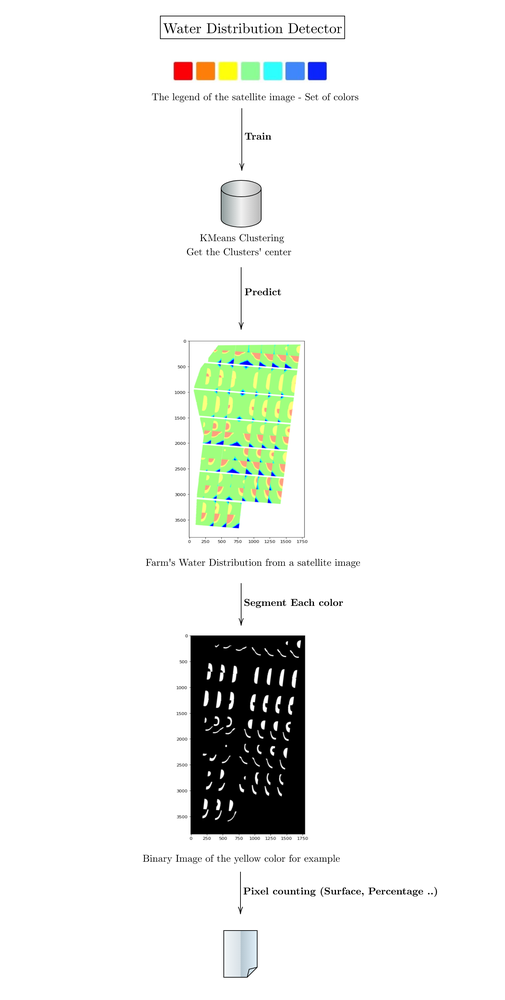
#> input picture Scheme.png, 505 x 1000 px, shrunk from 1512 x 2994 before the run, given in place of colors.png, which was not available
$ python main.py
#> lines starting #> are read from the running program, lines starting #| are printed output that depends on the picture; after the words box and inside, x2 and y2 are one past the last pixel; in counts of white or black regions, pixels touching at a corner belong together; pictures that were not available may be replaced by others from this repository, and a replacement may not be noted
from sklearn.cluster import KMeans
import numpy as np
import matplotlib.pyplot as plt
import cv2
import pandas as pd
import glob
import os
from skimage import morphology

square = np.ones((3,3))

def prepare_image(img):
  '''
  This function extracts, from an image of size (n,p), the 3 channels RGB and concatenate them as features in a new matrix of size (n*p , 3)
  '''
  # la transformer en grayscale
  gray = cv2.cvtColor(img, cv2.COLOR_BGR2GRAY)
  rouge = img[:,:,0]
  vert = img[:,:,1]
  bleu = img[:,:,2]

  # For Kmeans Segmentation
  n,p = gray.shape
  size = n * p
  R = rouge.flatten()
  G = vert.flatten()
  B= bleu.flatten()

  R = np.reshape(R, (size,1))
  G = np.reshape(G, (size,1))
  B = np.reshape(B, (size,1))

  image = np.concatenate((R,G,B), axis=1)
  return image

def segment_image(img, colors):
  '''This function segment the original image based on a set of colors (legend)'''

  kmeans = KMeans(n_clusters=7, n_init=10, random_state=1)
  train = prepare_image(colors)
  test = prepare_image(img)

  # Here we train the KMeans model using the set of colors (legend)
  model = kmeans.fit(train)
  labels_test = model.predict(test)

  # Here we restore the original shape of the segmented images (both the legend and the original image)
  segmented_test = np.reshape(labels_test, img.shape[:2])
  segmented_train = np.reshape(model.labels_, colors.shape[:2])

  # Here we fix the colors displayed in the legend to have a correct mapping between the colors of clusters returned by KMeans and the colors of the original image
  blue_c = segmented_train[100,0]
  light_blue_c = segmented_train[200,0]
  green_c = segmented_train[400,0]
  yellow_c = segmented_train[600,0]
  red_c = segmented_train[800,0]
  background_c = segmented_train[0,200]
  black_c = segmented_train[900,100]

  # Here, we seperate the clusters (colors) from the segmented image. Each sub-image contains a certain color.
  all_parcel = morphology.binary_opening(((segmented_test == background_c) | (segmented_test == black_c)) ==0)
  green = segmented_test == green_c
  red = segmented_test == red_c
  light_blue = segmented_test == light_blue_c
  yellow = segmented_test == yellow_c
  blue = segmented_test == blue_c
  black = segmented_test == black_c

  # return all the sub-images as a list
  return [all_parcel, green, blue, light_blue, red, yellow, black]


def calcul_surface(images):
  '''
  This function calculates the surface using the list of sub-images
  '''
  black = np.sum(images[6])
  scale = 625 / black

  surfaces = []
  for img in images :
    surfaces.append(np.sum(img)*scale* 0.0001)

  return surfaces

def calcul_percentage(images):
  '''
  This function calculates the percentages of each color considering the total surface of the farm
  '''
  percentages = []
  surfaces = calcul_surface(images)
  S_all_parcel = surfaces[0]

  for img in surfaces[1:6]:
    percentages.append(np.round((img) / S_all_parcel , 3))
  return percentages

colors = cv2.imread('colors.png')
#> colors is the input picture: shape (1000, 505, 3); mean B, G, R 238.2, 241.4, 239.3
colors = cv2.cvtColor(colors, cv2.COLOR_BGR2RGB)

# Automate the process for all the images, save the data in an Excel file and return it to the user
for map in glob.glob('/content/*.png'):
  base = os.path.basename(map)
  name = os.path.splitext(base)[0]
  if name != 'colors' :
    img2 = cv2.imread(name +'.png')
    img2 = cv2.cvtColor(img2, cv2.COLOR_BGR2RGB)

    images = segment_image(img2, colors)
#> in prepare_image, `gray = cv2.cvtColor(img, cv2.COLOR_BGR2GRAY)`:
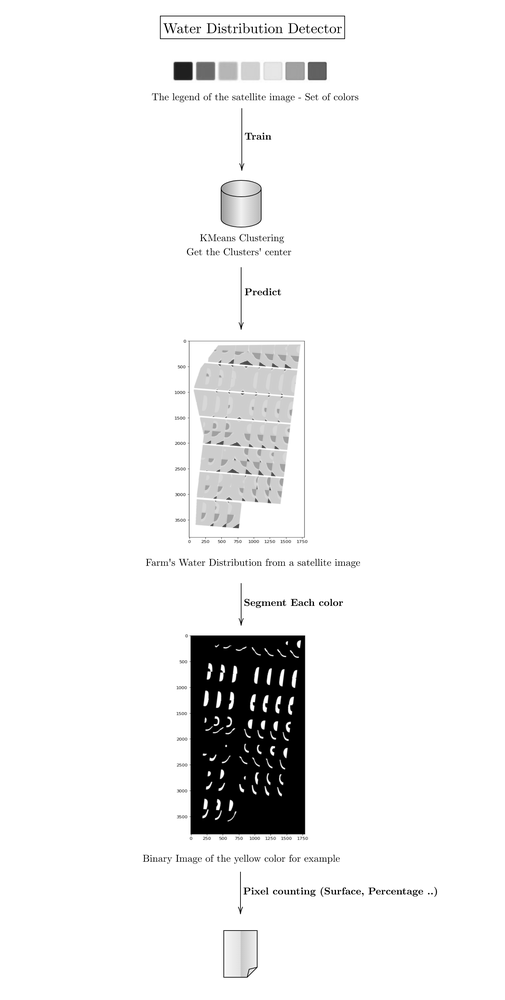
#> gray: shape (1000, 505); min 0, max 255, mean 240.2
#> in prepare_image, `rouge = img[:,:,0]`:
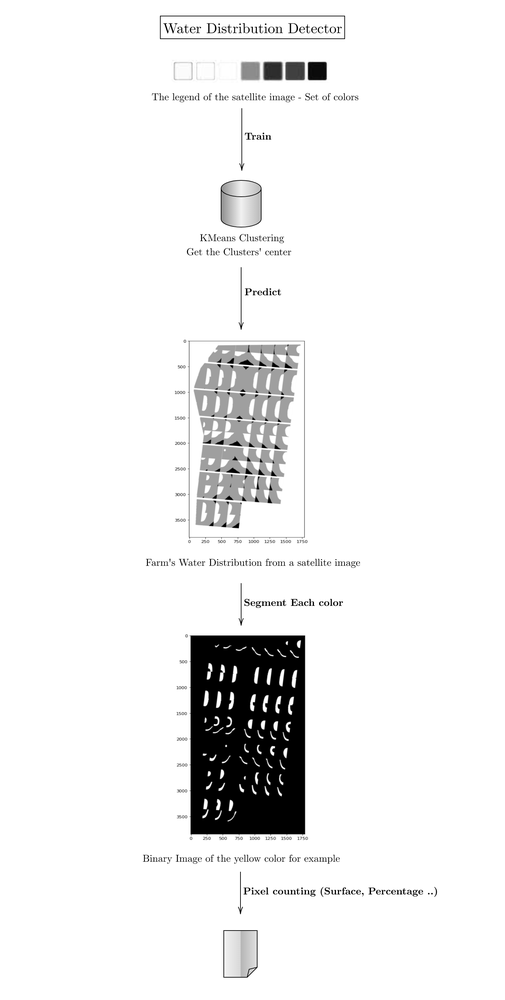
#> rouge: shape (1000, 505); min 0, max 255, mean 239.3
#> in prepare_image, `vert = img[:,:,1]`:
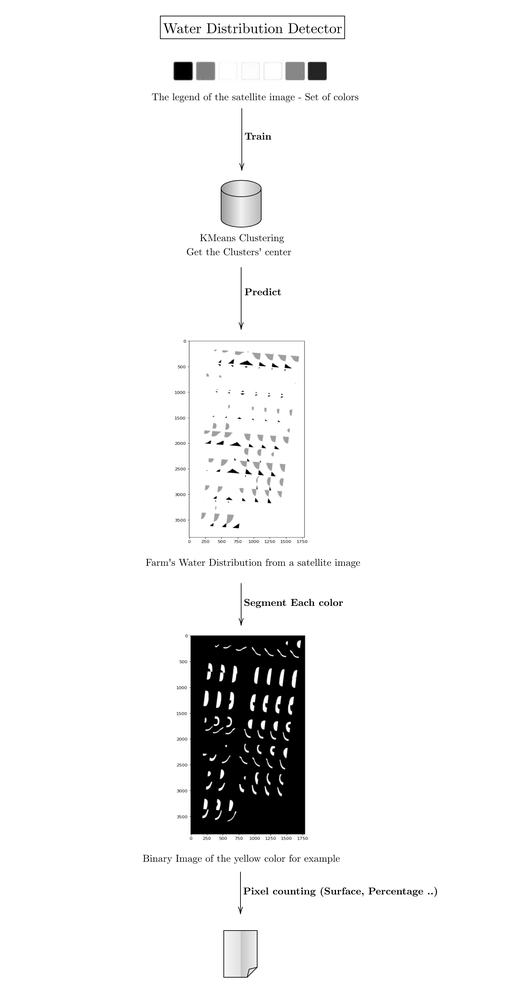
#> vert: shape (1000, 505); min 0, max 255, mean 241.4
#> in prepare_image, `bleu = img[:,:,2]`:
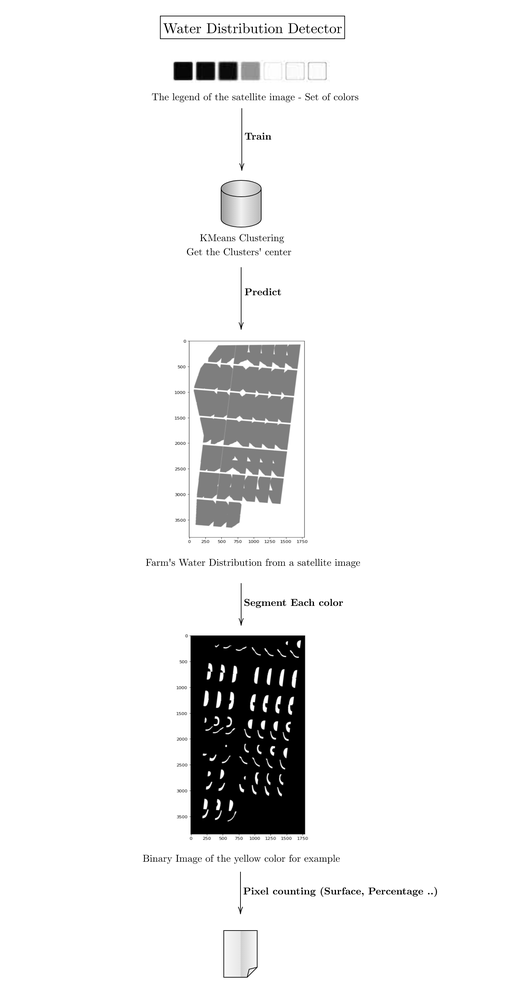
#> bleu: shape (1000, 505); min 0, max 255, mean 238.2
#> in segment_image, `segmented_test = np.reshape(labels_test, img.shape[:2])`:
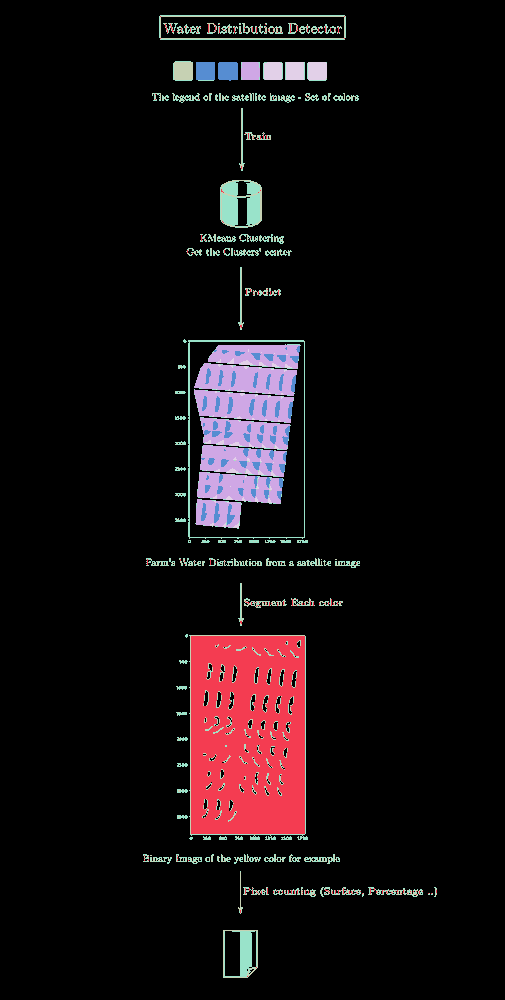
#> segmented_test: shape (1000, 505) int32; 7 distinct labels, from 0 to 6; one colour per label, 0 black
#> in segment_image, `blue_c = segmented_train[100,0]`: blue_c = 0
#> in segment_image, `all_parcel = morphology.binary_opening(((segmented_test == background_..`:
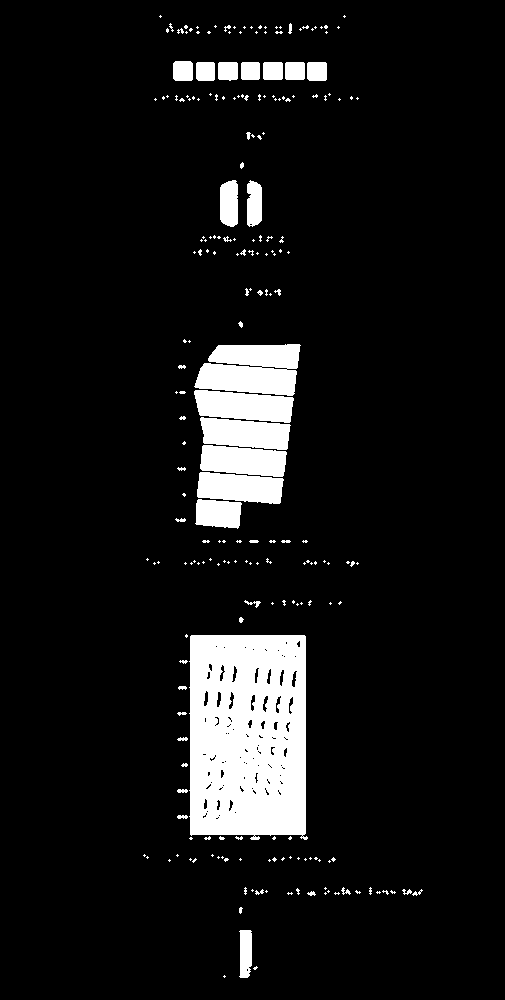
#> all_parcel: shape (1000, 505) bool; 8.6% white; 230 white regions (182 under 20 px), largest, box (x1, y1, x2, y2) and area: (189, 635, 308, 840) 22288, (194, 344, 301, 396) 4351, (194, 390, 294, 423) 2483
#> in segment_image, `green = segmented_test == green_c`:
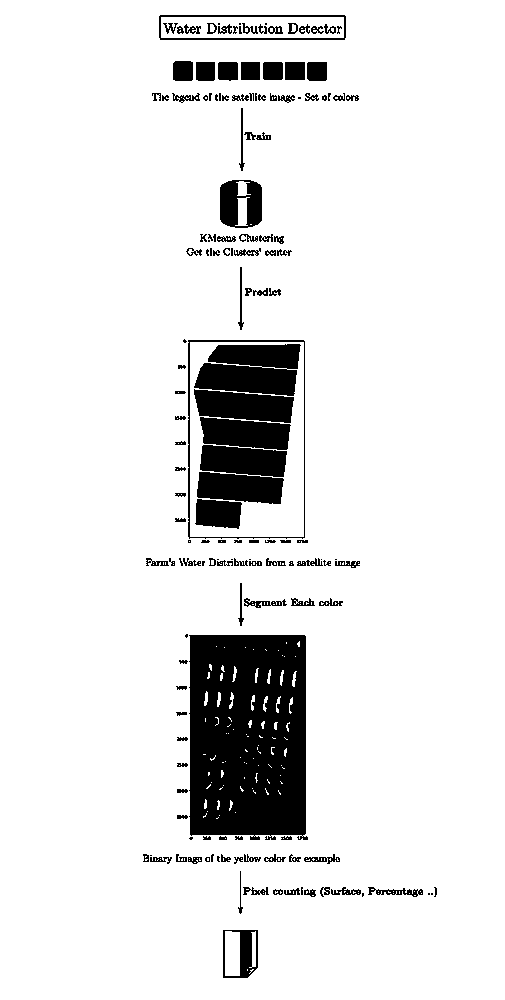
#> green: shape (1000, 505) bool; 90.1% white; 159 black regions (39 under 20 px), largest, box (x1, y1, x2, y2) and area: (189, 635, 308, 840) 22348, (194, 344, 301, 396) 4356, (194, 389, 294, 423) 2488
#> images = 7 items
    percentages = calcul_percentage(images)
#> in calcul_surface, `black = np.sum(images[6])`: black = 455109
#> in calcul_surface, `scale = 625 / black`: scale = 0.00137
#> the loop in calcul_surface, `for img in images :` made 7 passes
#> after the loop in calcul_surface, `for img in images :`: surfaces = [0.00599, 0.0625, 0.0625, 0.0625, 0.0625, 0.0625, 0.0625]
#> in calcul_percentage, `S_all_parcel = surfaces[0]`: S_all_parcel = 0.00599
#> the loop in calcul_percentage, `for img in surfaces[1:6]:` made 5 passes
#> after the loop in calcul_percentage, `for img in surfaces[1:6]:`: percentages = [10.43, 10.43, 10.43, 10.43, 10.43]
#> percentages = [10.43, 10.43, 10.43, 10.43, 10.43]
    surfaces = calcul_surface(images)
#> the loop in calcul_surface (call 2), `for img in images :` made 7 passes
    areas = pd.DataFrame([percentages, surfaces[1:6]], columns=['Green', 'Blue', 'Light blue', 'Red', 'Yellow'], index = ['Percentage of area', 'Surfaces (Ha)'])
#> areas = table of 2 rows and 5 columns
#> (the run stopped early here; a loop or call above may not have finished)
